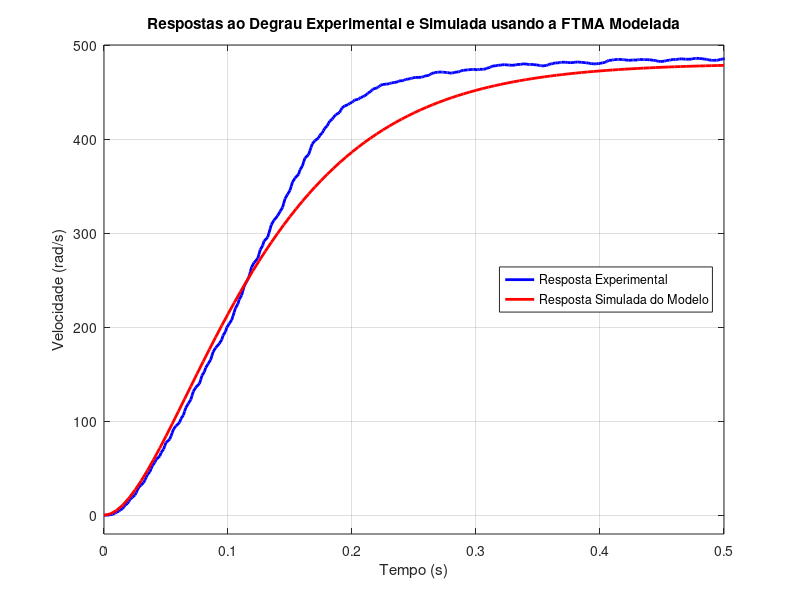
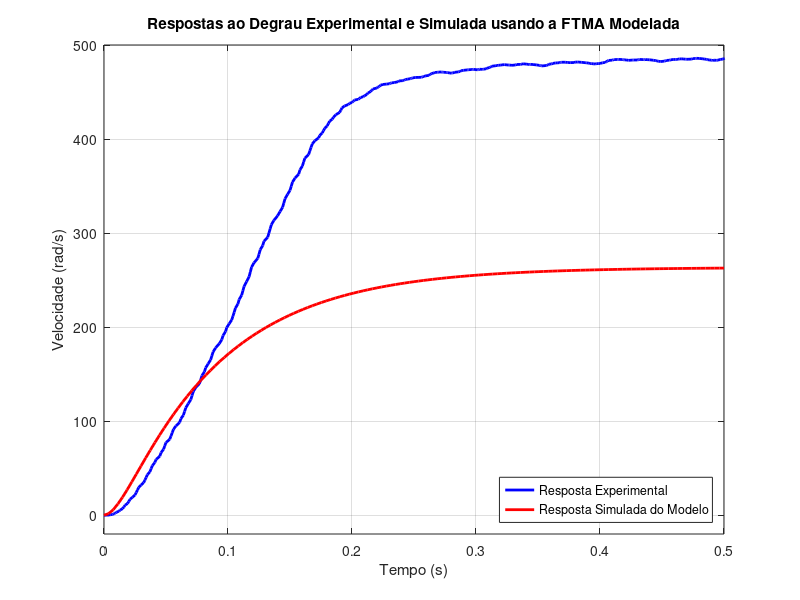

These charts were generated, in order, by the following MATLAB code:
clear all
close all
pkg load signal
pkg load control

janela_mediana = 1; % Tamanho da janela para o filtro de mediana
janela_media = 10; % Tamanho da janela para o filtro de média

# Comparação com modelo de degrau

# Resposta ao degrau
[vel1, tempo1] = textread('./output/outputDegrau/output2024-05-25_12-55-46.txt', "%f,%f");


tempo_maximo_de_plot1 = 5;
idx_tempo_maximo_de_plot1 = Inf;

for i=1:1:length(tempo1)
    if tempo1(i) <= tempo_maximo_de_plot1 + .0001 && tempo1(i) >= tempo_maximo_de_plot1 - .0001
        idx_tempo_maximo_de_plot1 = i
        break
    endif
endfor

##disp(idx_tempo_maximo_de_plot1)

if idx_tempo_maximo_de_plot1 ~= Inf
    vel1 = vel1(1:idx_tempo_maximo_de_plot1)
    tempo1 = tempo1(1:idx_tempo_maximo_de_plot1)
endif

% Aplicar filtro de média
b = (1/janela_media) * ones(1, janela_media);
a = 1;
vel_filt_media_1 = filter(b, a, vel1);

figure(1)
plot(tempo1, vel_filt_media_1);
xlim([0 .5])
ylim([-20 500])
xlabel('Tempo (s)');
ylabel('Velocidade (rad/s)');
grid on;
hold on;

s = tf('s');
G = (480.52 * 227.84)/(s^2 + 30.19*s + 227.84);


step(G);
xlim([0 .5])
ylim([-20 500])
xlabel('Tempo (s)');
ylabel('Velocidade (rad/s)');

h = get(gca, 'Children');
set(h(1), 'Color', 'r');
set(h(1), 'LineWidth', 2);
set(h(2), 'Color', 'b');
set(h(2), 'LineWidth', 2)

leg = legend('Resposta Experimental', 'Resposta Simulada do Modelo');
legend('Location','east');

title('Respostas ao Degrau Experimental e Simulada usando a FTMA Modelada');

# Comparação com modelo de frequência

figure(2);

plot(tempo1, vel_filt_media_1);
xlim([0 .5])
ylim([-20 500])
xlabel('Tempo (s)');
ylabel('Velocidade (rad/s)');
grid on;
hold on;

#Gfreq = (11504.73)/(s^2 + 43.37*s + 470.24); #Modelo considerando o sistema como criticamente amortecido
Gfreq  = (24.4*(7*12.024^2)) / ((s + 12.024)*(s+7*12.024)); #Modelo considerando o sistema como superamortecido
# tempo de subida = 0.15837 logo constante de tempo é 0.07198636364 então o polo está em -13.89151986
##Gfreq = (485/10.8)/(0.07198636364*s+1); # Primeira ordem
##Gfreq = (485/10.8)*(10*13.89151986^2)/((s+13.89151986)*(s+10*13.89151986)); # Superamortecido com um polo 10 vezes distante do outro kk

step(10.8*Gfreq, .5);
xlim([0 .5])
ylim([-20 500])
xlabel('Tempo (s)');
ylabel('Velocidade (rad/s)');

h = get(gca, 'Children');
set(h(1), 'Color', 'r');
set(h(1), 'LineWidth', 2);
set(h(2), 'Color', 'b');
set(h(2), 'LineWidth', 2)

leg = legend('Resposta Experimental', 'Resposta Simulada do Modelo');
legend('Location','southeast');

title('Respostas ao Degrau Experimental e Simulada usando a FTMA Modelada');
